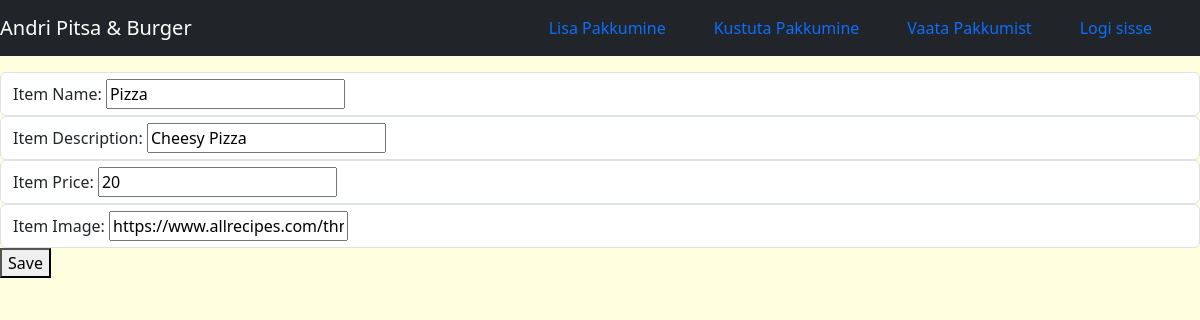
/update/1, run on an earlier commit of the app's database.
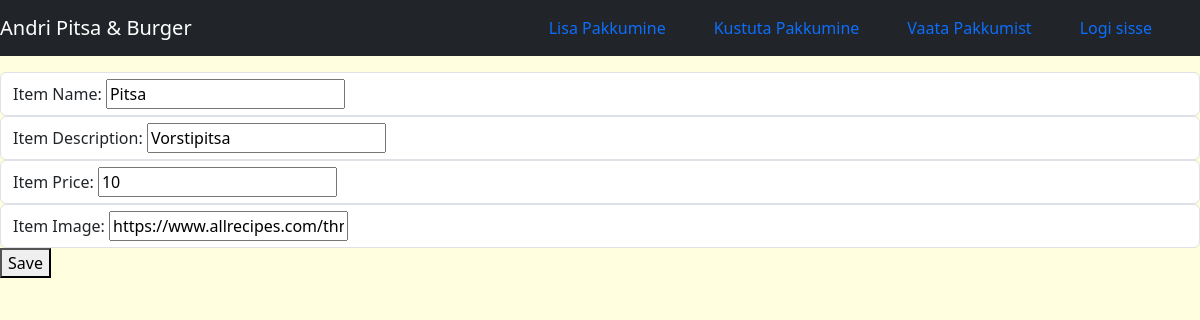
And on a later commit of the database.
### food/models.py (models this page shows, shortened)
class Item(models.Model):
    item_name = models.CharField(max_length=200)
    item_description = models.CharField(max_length=200)
    item_price = models.IntegerField()
    item_image = models.CharField(max_length=500, default=r"https://www.thefuzzyduck.co.uk/wp-content/uploads/2024/05/image-coming-soon-placeholder-01-660x660.png")

### food/views.py (the view)
# urls.py: path('update/<int:id>', views.update_item, name='update-item'),
def update_item(request, id):
    item = Item.objects.get(id=id)
    form = ItemForm(request.POST or None, instance=item)
    if form.is_valid():
        form.save()
        return redirect('food:index')
    return render(request, 'food/add_item.html', {'form': form})

### food/forms.py
class ItemForm(forms.ModelForm):
    class Meta:
        model = Item
        fields = '__all__'
        labels = {
           "item_name": "Item Name",
            "item_description": "Item Description",
            "item_price": "Item Price",
            "item_image": "Item Image",
        }
        error_messages = {
            "item_name": {
                "required": "Please enter a valid item name.",
                "max_length": "Item name cannot exceed 200 characters.",
            },
            "item_description": {
                "required": "Please enter a valid item description.",
                "max_length": "Item description cannot exceed 200 characters.",
            },
            "item_price": {
                "required": "Please enter a valid price.",
            },
            "item_image": {
                "required": "Please add an image for the item.",
                "invalid_image": "Please add a valid image URL.",
            },
        }

### food/templates/food/add_item.html (shortened to what this page needs)
{%extends "food/base.html"%}
{% block body %}
<form method="POST" action="{%url 'food:add-item'%}">
    {%for field in form%}
    <div class="form-control">
        {{field.label_tag}}
        {{field}}
    </div>
    {%endfor%}
    <button type="submit">Save</button>
</form>
{% endblock body %}

### food/templates/food/base.html (shortened to what this page needs)
{%load static%}
<!DOCTYPE html>
<html lang="en">
<head>
    <link href="https://cdn.jsdelivr.net/npm/bootstrap@5.3.3/dist/css/bootstrap.min.css" rel="stylesheet">
<link rel="stylesheet" href="{%static "food/style.css" %}" />
</head>
<body>
    <nav class="navbar navbar-dark bg-dark mb-3">
        <a href="#" class="navbar-brand">Andri Pitsa &amp; Burger</a>
        <div class="navbar">
            <a class="nav-item " href="{%url 'food:add-item'%}">Lisa Pakkumine</a>
            <a class="nav-item " href="#">Kustuta Pakkumine</a>
            <a class="nav-item " href="#">Vaata Pakkumist</a>
            {%if  user.is_authenticated%}
             <a class="nav-item " href="{%url 'logout'%}">Logi välja</a>
             <a class="nav-item" href="{%url 'profile'%}">Profiil</a>
             {%else%}
             <a class="nav-item " href="{%url 'login'%}">Logi sisse</a>
             {%endif%}
        </div>
    </nav>
    {% block body %}
    {% endblock body %}
</body>
</html>

### food/static/food/style.css (style rules this page uses)
body { background-color: lightyellow; }
.nav-item { margin-right: 3rem; text-decoration: none; }

What changed in the data, as far as the page shows it:
changed Item: item_name "Pizza" → "Pitsa"; item_description "Cheesy Pizza" → "Vorstipitsa"; item_price "20" → "10"
